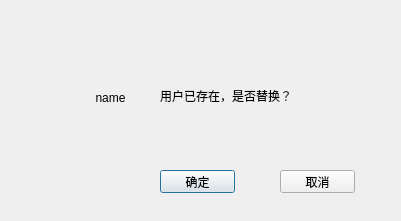
<?xml version="1.0" encoding="UTF-8"?>
<ui version="4.0">
 <class>SaveHint</class>
 <widget class="QDialog" name="SaveHint">
  <property name="geometry">
   <rect>
    <x>0</x>
    <y>0</y>
    <width>401</width>
    <height>221</height>
   </rect>
  </property>
  <property name="windowTitle">
   <string>Dialog</string>
  </property>
  <widget class="QPushButton" name="submitBtn">
   <property name="geometry">
    <rect>
     <x>160</x>
     <y>170</y>
     <width>75</width>
     <height>23</height>
    </rect>
   </property>
   <property name="text">
    <string>确定</string>
   </property>
  </widget>
  <widget class="QPushButton" name="cancelBtn">
   <property name="geometry">
    <rect>
     <x>280</x>
     <y>170</y>
     <width>75</width>
     <height>23</height>
    </rect>
   </property>
   <property name="text">
    <string>取消</string>
   </property>
  </widget>
  <widget class="QLabel" name="label">
   <property name="geometry">
    <rect>
     <x>160</x>
     <y>80</y>
     <width>201</width>
     <height>31</height>
    </rect>
   </property>
   <property name="text">
    <string>用户已存在，是否替换？</string>
   </property>
   <property name="alignment">
    <set>Qt::AlignLeading|Qt::AlignLeft|Qt::AlignVCenter</set>
   </property>
  </widget>
  <widget class="QLabel" name="name">
   <property name="geometry">
    <rect>
     <x>70</x>
     <y>90</y>
     <width>81</width>
     <height>16</height>
    </rect>
   </property>
   <property name="text">
    <string>name</string>
   </property>
   <property name="alignment">
    <set>Qt::AlignCenter</set>
   </property>
  </widget>
 </widget>
 <resources/>
 <connections/>
</ui>
